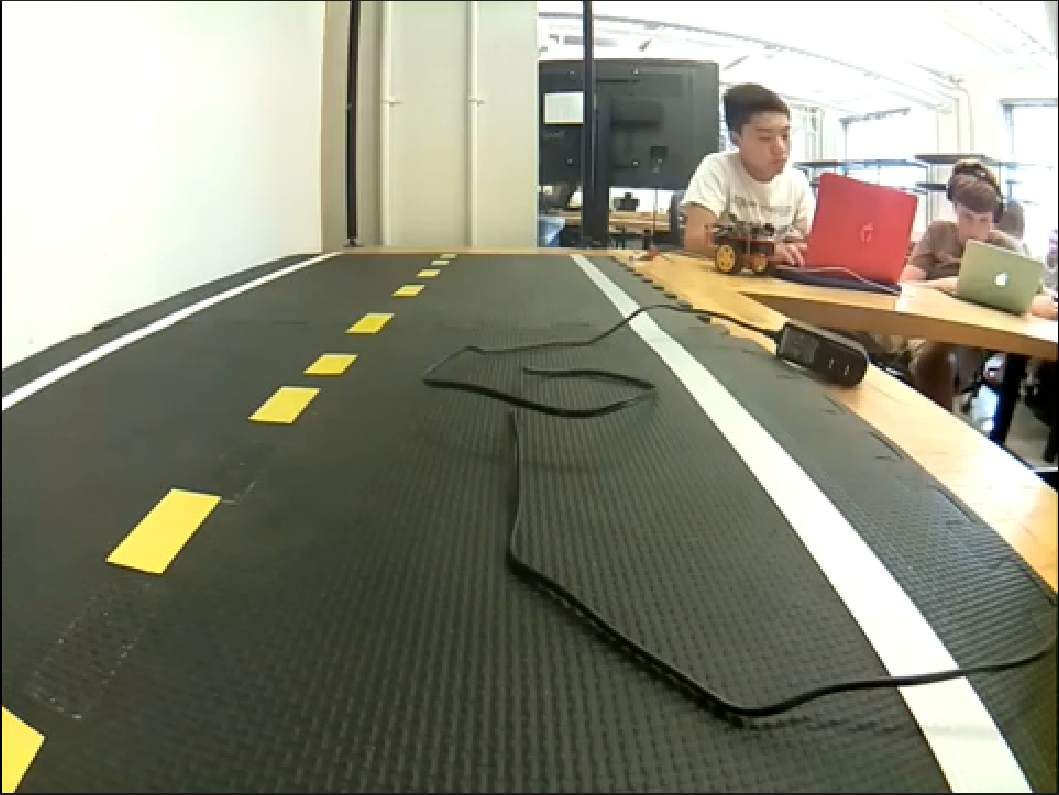
#> input picture OpenCV/road2.png, 1059 x 795 px
$ python img_line_detection.py   (Python 2 division)
#> lines starting #> are read from the running program, lines starting #| are printed output that depends on the picture; after the words box and inside, x2 and y2 are one past the last pixel; in counts of white or black regions, pixels touching at a corner belong together
#> further down, image is the input picture: shape (795, 1059, 3); mean B, G, R 120.8, 137.8, 138.3
import matplotlib.pyplot as plt
import matplotlib.image as mpimg
import numpy as np
import cv2
import math

def region_of_interest(img, vertices):
    mask = np.zeros_like(img)
    match_mask_color = 255
    cv2.fillPoly(mask, vertices, match_mask_color)
    masked_image = cv2.bitwise_and(img, mask)
    return masked_image

def draw_lines(img, lines, color=[0, 255, 255], thickness=3):
    line_img = np.zeros(
        (
            img.shape[0],
            img.shape[1],
            3
        ),
        dtype=np.uint8
    )
    img = np.copy(img)
    if lines is None:
        return

    for line in lines:
        for x1, y1, x2, y2 in line:
            cv2.line(line_img, (x1, y1), (x2, y2), color, thickness)

    img = cv2.addWeighted(img, 0.8, line_img, 1.0, 0.0)

    return img

def pipeline(image):
    """
    An image processing pipeline which will output
    an image with the lane lines annotated.
    """

    height = image.shape[0]
#> height = 795
    width = image.shape[1]
#> width = 1059


    """region_of_interest_vertices = [
        (0, height*2 / 3),
		(0, height),
		(width, height),
		(width, height*2/3),
        (width / 2, height / 2),
    ]"""
    """region_of_interest_vertices = [
		(0, height),
		(width, height),
        (width / 2, height / 2)
    ]"""
    region_of_interest_vertices = [
		(0, 0),
		(0, height),
		(width, height),
		(width, 0)
	]

    kernel = np.ones((4,4),np.float32)/25
    blurred_image = cv2.filter2D(image,-1,kernel)

    gray_image = cv2.cvtColor(blurred_image, cv2.COLOR_RGB2GRAY)

    cannyed_image = cv2.Canny(gray_image, 100, 200)
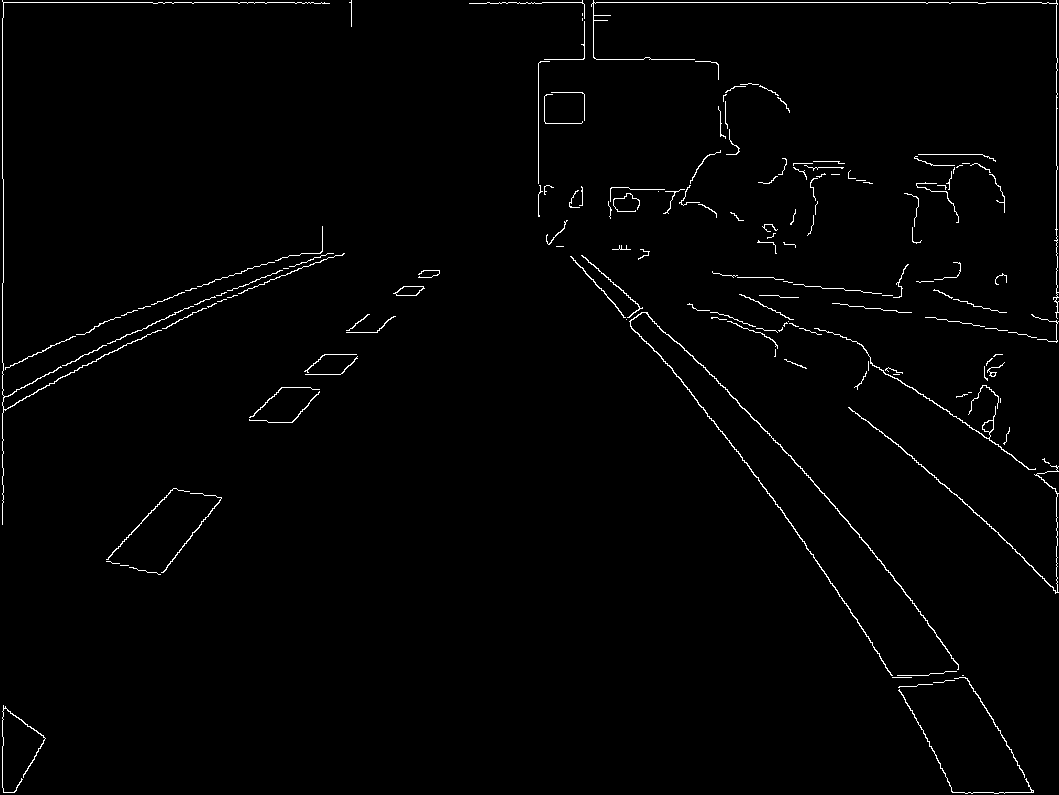
#> cannyed_image: shape (795, 1059); 1.3% white in thin lines or dots

    cropped_image = region_of_interest(
        cannyed_image,
        np.array(
            [region_of_interest_vertices],
            np.int32
        ),
    )
#> in region_of_interest, `cv2.fillPoly(mask, vertices, match_mask_color)`: mask: shape (795, 1059); every value is 255


    lines = cv2.HoughLinesP(
        cropped_image,
        rho=6,
        theta=np.pi / 60,
        threshold=160,
        lines=np.array([]),
        minLineLength=40,
        maxLineGap=25
    )
#> lines = 74 rows, first 6: [487, 2, 1056, 2], [3, 282, 3, 179], [729, 440, 819, 564], [1056, 592, 1056, 465], [623, 290, 674, 341], [538, 134, 584, 111]

    left_line_x = []
    left_line_y = []
    right_line_x = []
    right_line_y = []

    if not np.any(lines):
        return image

    for line in lines:
        for x1, y1, x2, y2 in line:
            if(x2 != x1):
                slope = float(y2 - y1) / (x2 - x1)
	    if math.fabs(slope) < 0.5:
		continue
	    if slope <= 0:
		left_line_x.extend([x1, x2])
		left_line_y.extend([y1, y2])
	    else:
		right_line_x.extend([x1, x2])
		right_line_y.extend([y1, y2])
#> this loop made 74 passes
#> line on passes 1 to 12: [[487, 2, 1056, 2]], [[3, 282, 3, 179]], [[729, 440, 819, 564]], [[1056, 592, 1056, 465]], [[623, 290, 674, 341]], [[538, 134, 584, 111]], [[38, 389, 132, 341]], [[856, 618, 940, 763]], [[945, 646, 1000, 731]], [[898, 444, 1020, 554]], [[829, 499, 927, 620]], [[1056, 342, 1056, 0]]
#> after the loop, left_line_x = [538, 584, 38, 132, 3, 54, 318, 370, 291, 372, 574, 610, 160, 221, 289, 350, 288, 369, 3, 152, 377, 433, 287, 368]; left_line_y = [134, 111, 389, 341, 409, 383, 389, 332, 422, 332, 59, 15, 574, 498, 387, 332, 387, 314, 408, 332, 332, 270, 387, 314]; right_line_x = 62 values, max 1057 at index 49, min 2 at index 20, mean 800.5; right_line_y = 62 values, max 763 at index 7, min 0 at index 15, mean 452.2

    if len(left_line_x)==0 or len(right_line_x)==0:
        return image

    min_y = int(image.shape[0] * (3 / 5))
#> min_y = 0
    max_y = int(image.shape[0])
#> max_y = 795

    poly_left = np.poly1d(np.polyfit(
        left_line_y,
        left_line_x,
        deg=1
    ))

    left_x_start = int(poly_left(max_y))
#> left_x_start = -199
    left_x_end = int(poly_left(min_y))
#> left_x_end = 647

    poly_right = np.poly1d(np.polyfit(
        right_line_y,
        right_line_x,
        deg=1
    ))

    right_x_start = int(poly_right(max_y))
#> right_x_start = 998
    right_x_end = int(poly_right(min_y))
#> right_x_end = 539

    line_image = draw_lines(
        image,
        [[
            [left_x_start, max_y, left_x_end, min_y],
            [right_x_start, max_y, right_x_end, min_y],
        ]],
        thickness=5,
    )
#> after the loop in draw_lines, `for line in lines:`:
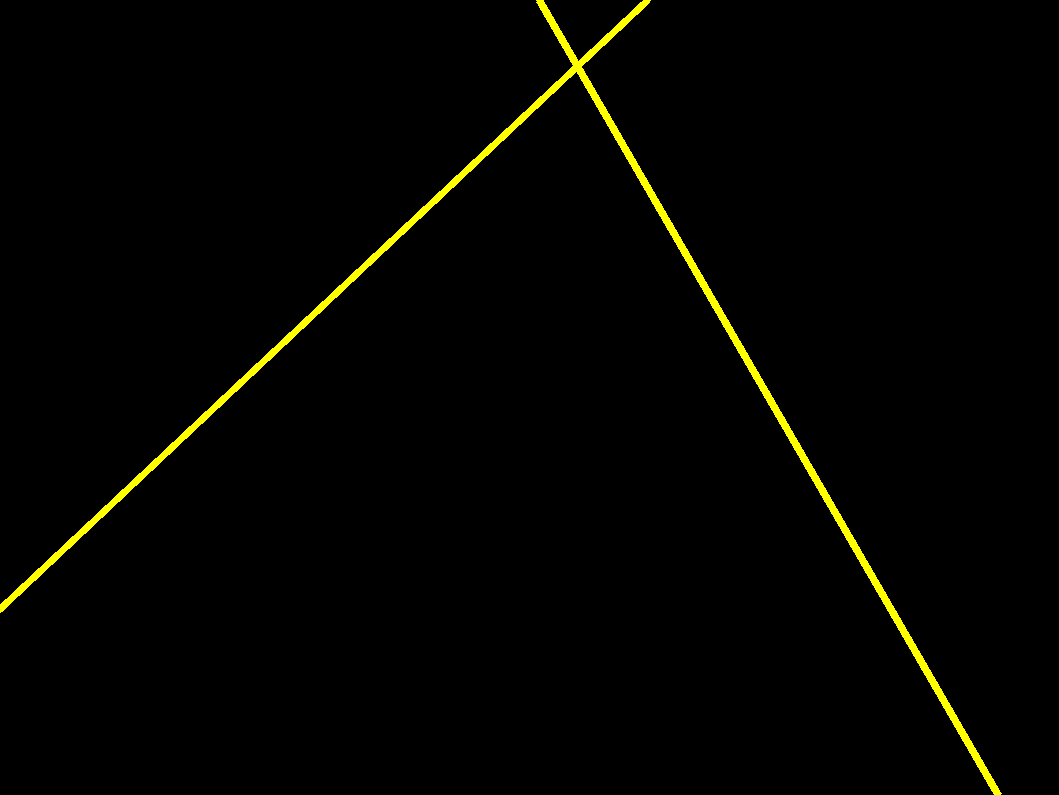
#> line_img: shape (795, 1059, 3); mean of channels 0, 1, 2 0, 3.8, 3.8; drawn as B, G, R
#> in draw_lines, `img = cv2.addWeighted(img, 0.8, line_img, 1.0, 0.0)`:
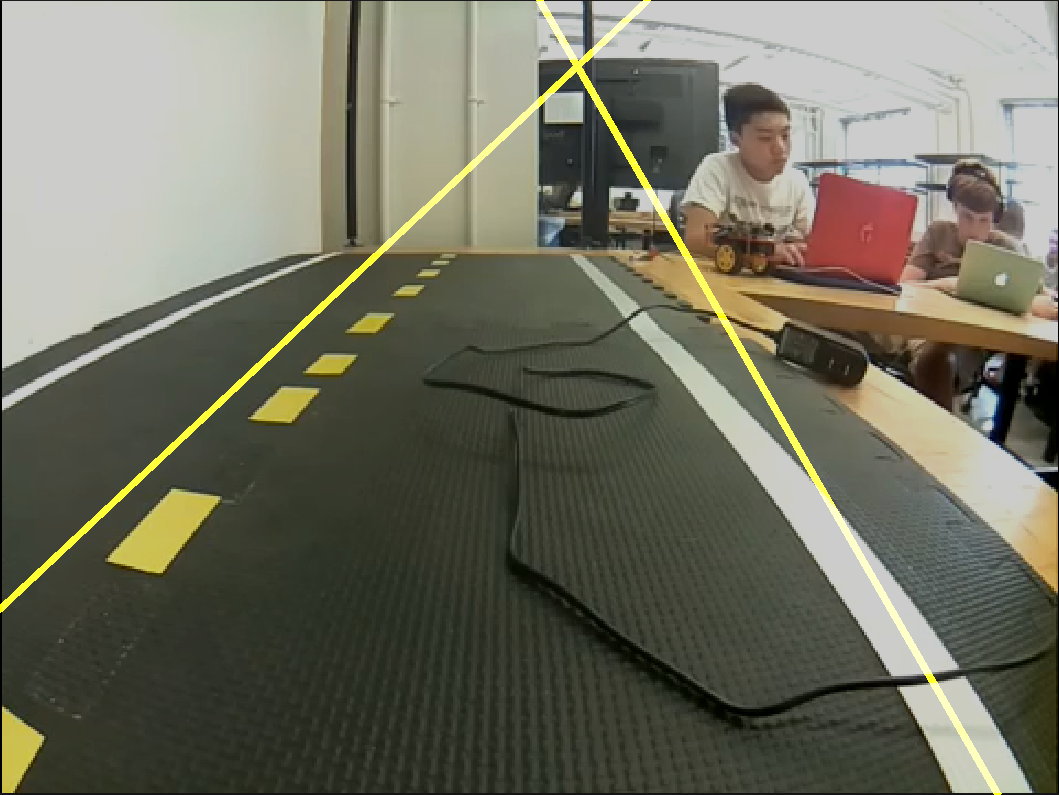
#> img: shape (795, 1059, 3); mean B, G, R 96.6, 112.2, 112.6

    return line_image

image = cv2.imread('road2.png')
img = pipeline(image)
cv2.imshow("test", img)
cv2.waitKey(10000)

"""from moviepy.editor import VideoFileClip
from IPython.display import HTML
white_output = 'solidWhiteRight_output.mp4'
clip1 = VideoFileClip("solidWhiteRight_input.mp4")
white_clip = clip1.fl_image(pipeline)
white_clip.write_videofile(white_output, audio=False)"""

# reading in an image

cam = cv2.VideoCapture(0)

cv2.namedWindow("test")

img_counter = 0

while True:
    ret, frame = cam.read()
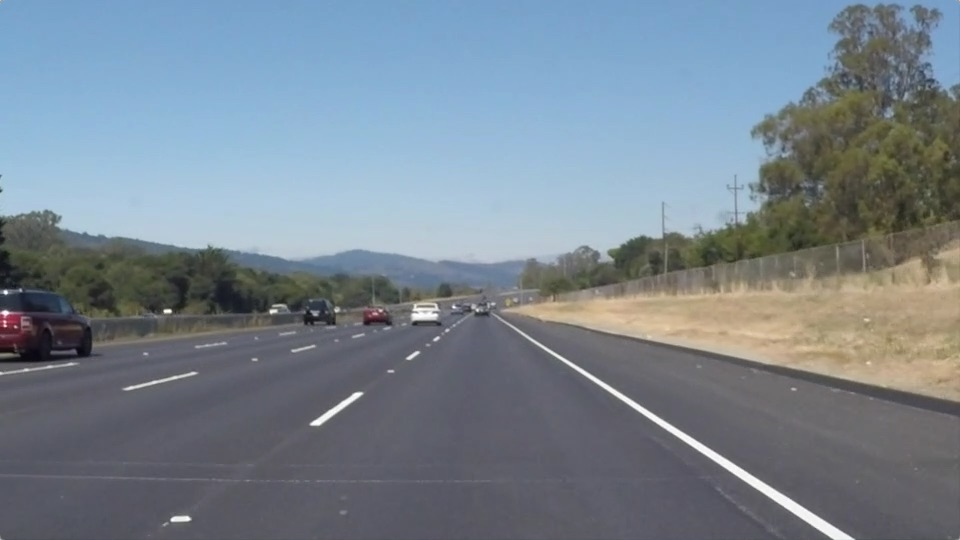
#> input picture OpenCV/img/road1.jpg, 960 x 540 px, given in place of the camera
#> frame is the input picture: shape (540, 960, 3); mean B, G, R 143.7, 132.6, 120.3
    image = pipeline(frame)
#> in pipeline (call 2), `gray_image = cv2.cvtColor(blurred_image, cv2.COLOR_RGB2GRAY)`:
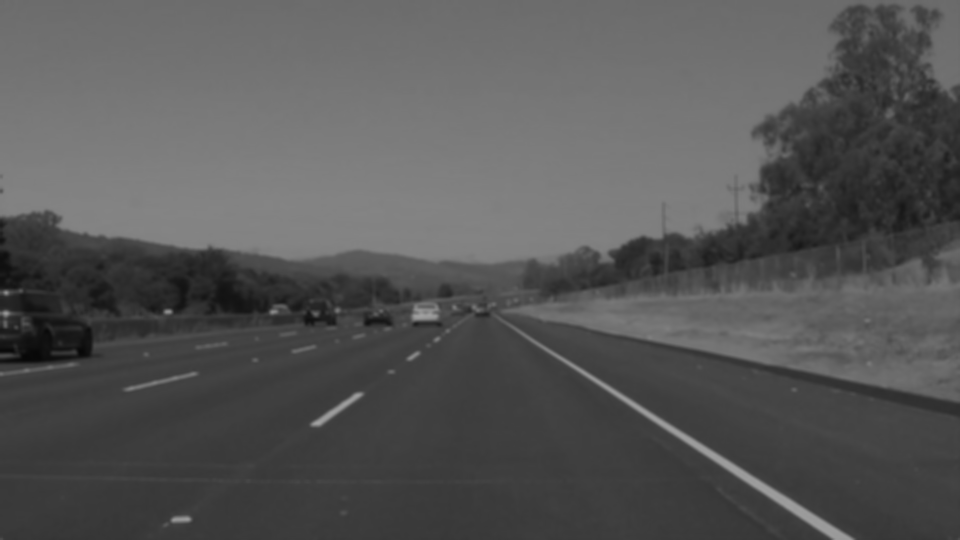
#> gray_image: shape (540, 960); min 7, max 161, mean 86.1
#> in pipeline (call 2), `cannyed_image = cv2.Canny(gray_image, 100, 200)`:
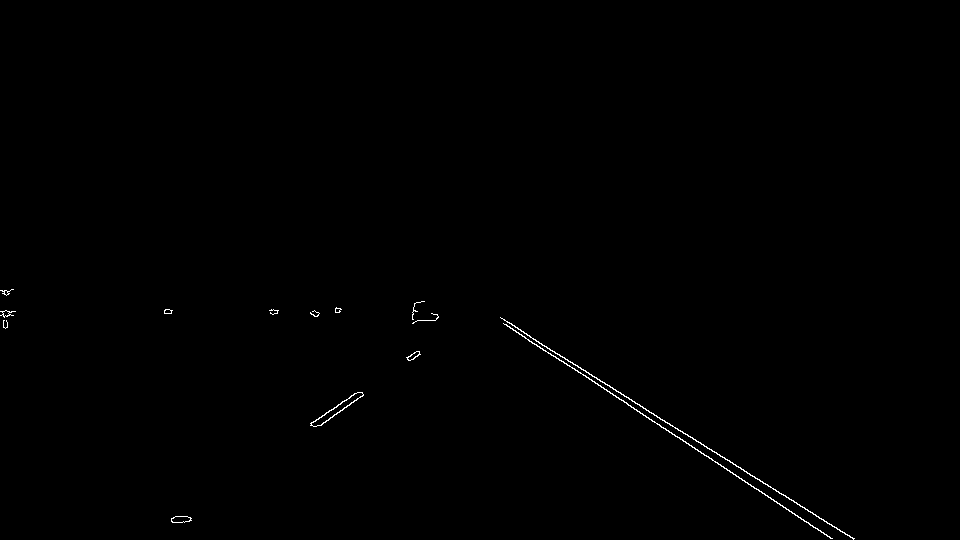
#> cannyed_image: shape (540, 960); 0.31% white in thin lines or dots, all inside (x1, y1, x2, y2) = (0, 289, 855, 540)
#> in region_of_interest (call 2), `cv2.fillPoly(mask, vertices, match_mask_color)`: mask: shape (540, 960); every value is 255
#> in pipeline (call 2), `lines = cv2.HoughLinesP( cropped_image, rho=6, theta=np.pi / 60, thres..`: lines = [[500, 317, 573, 364], [763, 483, 812, 512], [503, 323, 773, 499], [716, 452, 808, 511], [649, 412, 700, 442], [577, 365, 683, 433]]
#> the loop in pipeline (call 2), `for line in lines:` made 6 passes
#> after the loop in pipeline (call 2), `for line in lines:`: left_line_x = []; right_line_x = [500, 573, 763, 812, 503, 773, 716, 808, 649, 700, 577, 683]; right_line_y = [317, 364, 483, 512, 323, 499, 452, 511, 412, 442, 365, 433]
    cv2.imshow("test", image)
    if not ret:
        break
    k = cv2.waitKey(1)
#> (key Esc is pressed here)

    if k%256 == 27:
        # ESC pressed
        print("Escape hit, closing...")
        break
    elif k%256 == 32:
        # SPACE pressed
        img_name = "opencv_frame_{}.png".format(img_counter)
        cv2.imwrite(img_name, frame)
        print("{} written!".format(img_name))
        img_counter += 1

cam.release()

cv2.destroyAllWindows()
